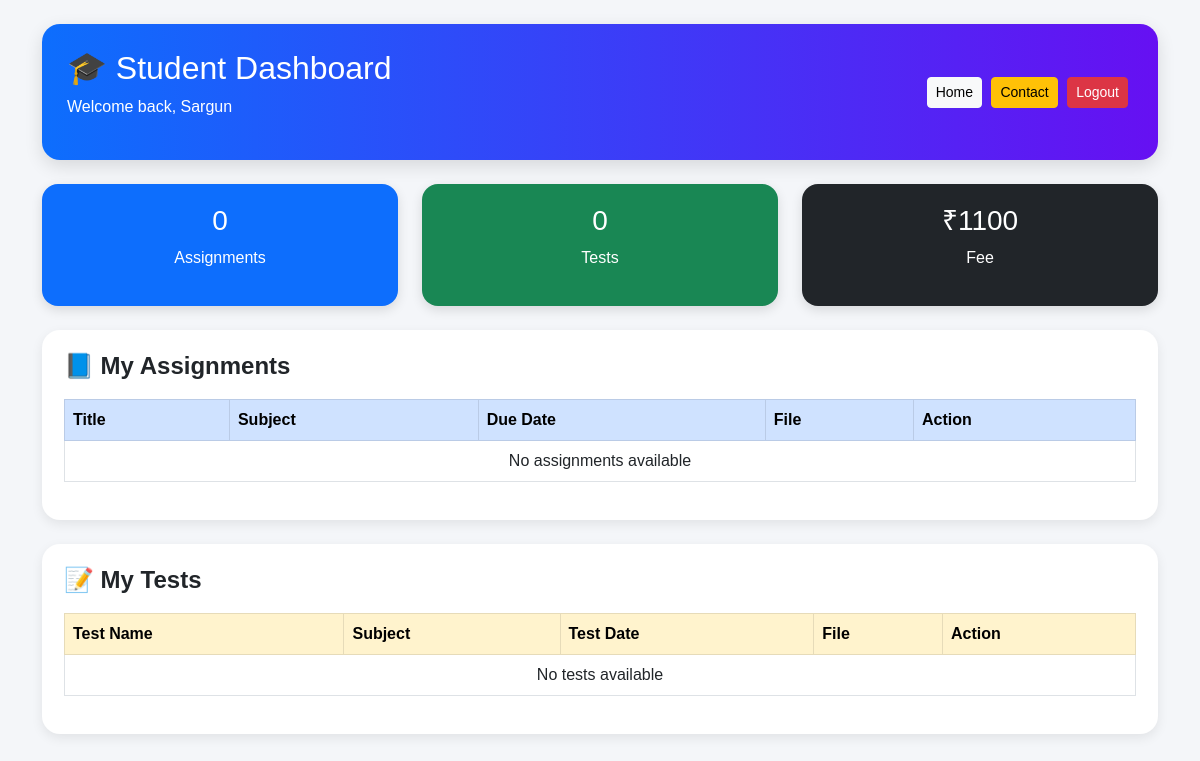
Before: /student (signed in) with the older database file.
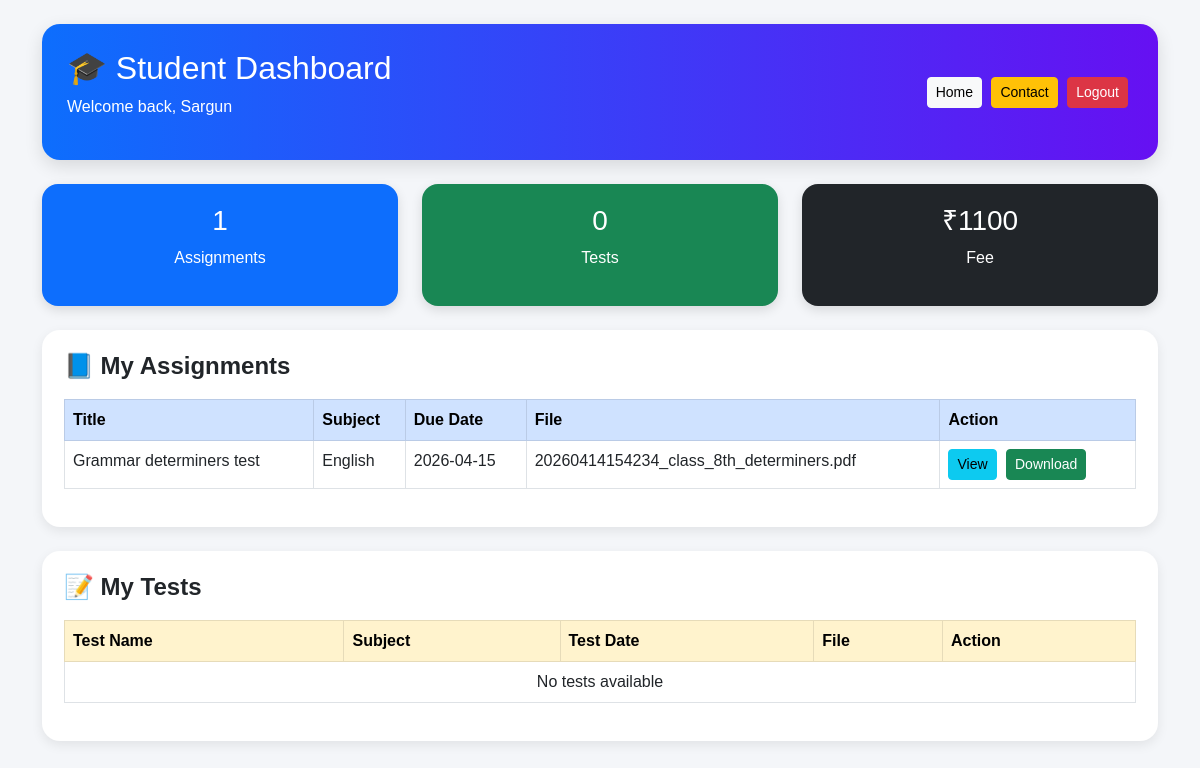
After: the same page with the newer database file.
### tables this page shows
CREATE TABLE assignments (
            id INTEGER PRIMARY KEY AUTOINCREMENT,
            title TEXT,
            subject TEXT,
            class TEXT,
            due_date TEXT
        , filename TEXT, created_at TEXT);

### app.py (the view)
@app.route("/student")
def student_dashboard():
    if not student_required():
        return redirect(url_for("login"))
    username = session["user"]
    conn = get_connection()
    cur = conn.cursor()
    cur.execute("SELECT * FROM students WHERE username = ?", (username,))
    student = cur.fetchone()
    if not student:
        conn.close()
        return "❌ Student record not found."
    cur.execute("SELECT * FROM assignments WHERE class = ? ORDER BY id DESC", (student["class"],))
    assignments = cur.fetchall()
    cur.execute("SELECT * FROM tests WHERE class = ? ORDER BY id DESC", (student["class"],))
    tests = cur.fetchall()
    conn.close()
    return render_template(
        "student.html",
        student=student,
        assignments=assignments,
        tests=tests
    )

### app.py (called while the page is built)
def get_connection():
    conn = sqlite3.connect(DB_PATH)
    conn.row_factory = sqlite3.Row
    return conn

def login_required():
    return "role" in session and "user" in session

def student_required():
    return login_required() and session.get("role") == "student"

### templates/student.html (shortened to what the changed rows need)
<!DOCTYPE html>
<html lang="en">
<head>
    <link rel="stylesheet" href="https://cdn.jsdelivr.net/npm/bootstrap@5.3.0/dist/css/bootstrap.min.css">
</head>
<body>
<div class="container py-4">
    <div class="topbar mb-4">
        <div class="d-flex justify-content-between align-items-center">
            <div>
                <h2>🎓 Student Dashboard</h2>
            </div>
        </div>
    </div>
    <div class="row mb-4">
        <div class="col-md-4">
            <div class="stat-card bg-primary">
                <h3>{{ assignments|length }}</h3>
                <p>Assignments</p>
            </div>
        </div>
    </div>
    <div class="card-box mb-4">
        <table class="table table-bordered">
            <thead class="table-primary">
                <tr>
                    <th>Title</th>
                    <th>Subject</th>
                    <th>Due Date</th>
                    <th>File</th>
                    <th>Action</th>
                </tr>
            </thead>
            <tbody>
                {% if assignments %}
                    {% for a in assignments %}
                    <tr>
                        <td>{{ a[1] }}</td>
                        <td>{{ a[2] }}</td>
                        <td>{{ a[4] }}</td>
                        <td>
                            {% if a[5] %}
                                {{ a[5] }}
                            {% else %}
                                No file
                            {% endif %}
                        </td>
                        <td>
                            {% if a[5] %}
                                <a href="{{ url_for('view_assignment', filename=a[5]) }}" target="_blank" class="btn btn-info btn-sm">View</a>
                                <a href="{{ url_for('download_assignment', filename=a[5]) }}" class="btn btn-success btn-sm">Download</a>
                            {% else %}
                                <span class="text-muted">No file</span>
                            {% endif %}
                        </td>
                    </tr>
                    {% endfor %}
                {% else %}
                    <tr>
                        <td colspan="5" class="text-center">No assignments available</td>
                    </tr>
                {% endif %}
            </tbody>
        </table>
    </div>
    <div class="card-box">
        <table class="table table-bordered">
            <thead class="table-warning">
                <tr>
                    <th>Test Name</th>
                    <th>Subject</th>
                    <th>Test Date</th>
                    <th>File</th>
                    <th>Action</th>
                </tr>
            </thead>
        </table>
    </div>
</div>
</body>
</html>

Changed rows visible on the page:
added assignments: title "Grammar determiners test", subject "English", due_date "2026-04-15", filename "20260414154234_class_8th_determiners.pdf"
Other visible differences:
{{ assignments|length }}: "0" → "1"
text no longer shown: "No assignments available"
